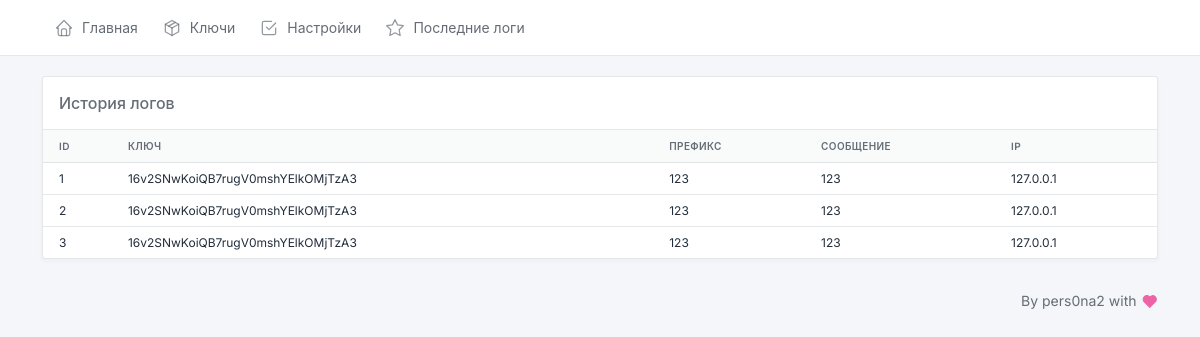
Screenshot of /admin/logs.php (signed in) with the database file from the repository.
### tables this page shows
CREATE TABLE `logs` (
  `id` int(11) NOT NULL,
  `key` varchar(32) NOT NULL,
  `prefix` varchar(32) NOT NULL,
  `message` varchar(512) NOT NULL,
  `ip` varchar(32) NOT NULL
);

### controllers/functions.php (called while the page is built, shortened)
<?php
function GetAllLogs(){
    global $db;
    $query = "SELECT * FROM `logs` WHERE 1";
    $result = mysqli_query($db, $query);
    while($row = mysqli_fetch_assoc($result)){
        $array[] = $row;
    }
    return $array;
}

### admin/logs.php (the view, shortened to what this page needs)
<?php
require '../controllers/globals.php';
include '../controllers/functions.php';
if(!isset($_GET['key']))
    $LogsRow = GetAllLogs();
else
    $LogsRow = GetAllLogsForSpecial($_GET['key']);
?>
<html lang="en">
<?php include '../content/header.php';?>
<body class="antialiased">
<div class="wrapper">
<?php include '../content/navigation.php';?>
    <div class="content">
        <div class="container-xl">
            <div class="col-md-12">
                <div class="card">
                    <div class="card-header">
                        <h3 class="card-title">История логов</h3>
                    </div>
                    <div class="table-responsive">
                        <table class="table table-vcenter card-table">
                            <thead>
                            <tr>
                                <th>ID</th>
                                <th>Ключ</th>
                                <th>Префикс</th>
                                <th>Сообщение</th>
                                <th>IP</th>
                            </tr>
                            </thead>
                            <tbody>
                                <?php foreach($LogsRow as $key2) { ?>
                                <tr>
                                        <td style="font-size: 12px;">
                                            <?php  echo $key2['id']; ?>
                                        </td>
                                        <td style="font-size: 12px;">
                                            <?php echo $key2['key']; ?>
                                        </td>
                                        <td style="font-size: 12px;">
                                            <?php echo $key2['prefix']; ?>
                                        </td>
                                        <td style="font-size: 12px;">
                                            <?php echo  $key2['message'] ?>
                                        </td>
                                        <td style="font-size: 12px;">
                                            <?php echo  $key2['ip'] ?>
                                        </td>
                                </tr>
                                <?php } ?>
                                </tbody>
                        </table>
                    </div>
                </div>
            </div>
        </div>
        <?php include '../content/footer.php';?>
    </div>
</div>
</body>
</html>

### content/header.php (shortened to what this page needs)
<head>
    <link href="../content/tabler.min.css" rel="stylesheet">
    <link href="../content/demo.min.css" rel="stylesheet">
    <link href="../content/tabler-payments.min.css" rel="stylesheet">
    <link href="../content/tabler-flags.min.css" rel="stylesheet">
</head>

### content/navigation.php (shortened to what this page needs)
<header class="navbar navbar-expand-md navbar-light d-print-none">
        <div class="container-xl">
          <div class="collapse navbar-collapse" id="navbar-menu">
            <div class="d-flex flex-column flex-md-row flex-fill align-items-stretch align-items-md-center">
              <ul class="navbar-nav">
                <li class="nav-item">
                  <a class="nav-link" href="/admin/index.php">
                    <span class="nav-link-icon d-md-none d-lg-inline-block">
                    </span>
                    <span class="nav-link-title">
                      Главная
                    </span>
                  </a>
                </li>
                <li class="nav-item">
                  <a class="nav-link" href="/admin/keys.php" data-bs-toggle="dropdown" role="button" aria-expanded="false">
                    <span class="nav-link-icon d-md-none d-lg-inline-block">
                    </span>
                    <span class="nav-link-title">
                      Ключи
                    </span>
                  </a>
                </li>
                <li class="nav-item">
                  <a class="nav-link" href="/admin/settings.php">
                    <span class="nav-link-icon d-md-none d-lg-inline-block">
                    </span>
                    <span class="nav-link-title">
                      Настройки
                    </span>
                  </a>
                </li>
                <li class="nav-item">
                  <a class="nav-link" href="/admin/logs.php" data-bs-toggle="dropdown" role="button" aria-expanded="false">
                    <span class="nav-link-icon d-md-none d-lg-inline-block">
                    </span>
                    <span class="nav-link-title">
                      Последние логи
                    </span>
                  </a>
                </li>
              </ul>
            </div>
          </div>
        </div>
      </header>

### content/footer.php (shortened to what this page needs)
<footer class="footer footer-transparent d-print-none footer-sticky">
    <div class="container">
        <div class="row text-center align-items-center flex-row-reverse">
            <div class="col-lg-auto ms-lg-auto">
                <ul class="list-inline list-inline-dots mb-0">
                    <li class="list-inline-item">
                        <a href="https://github.com/pers0na2" target="_blank" class="link-secondary" rel="noopener">
                             By pers0na2 with
                        </a>
                    </li>
                </ul>
            </div>
        </div>
    </div>
</footer>

### rows the page displays
logs: id "1", key "16v2SNwKoiQB7rugV0mshYElkOMjTzA3", prefix "123", message "123", ip "127.0.0.1"
logs: id "2", key "16v2SNwKoiQB7rugV0mshYElkOMjTzA3", prefix "123", message "123", ip "127.0.0.1"
logs: id "3", key "16v2SNwKoiQB7rugV0mshYElkOMjTzA3", prefix "123", message "123", ip "127.0.0.1"
